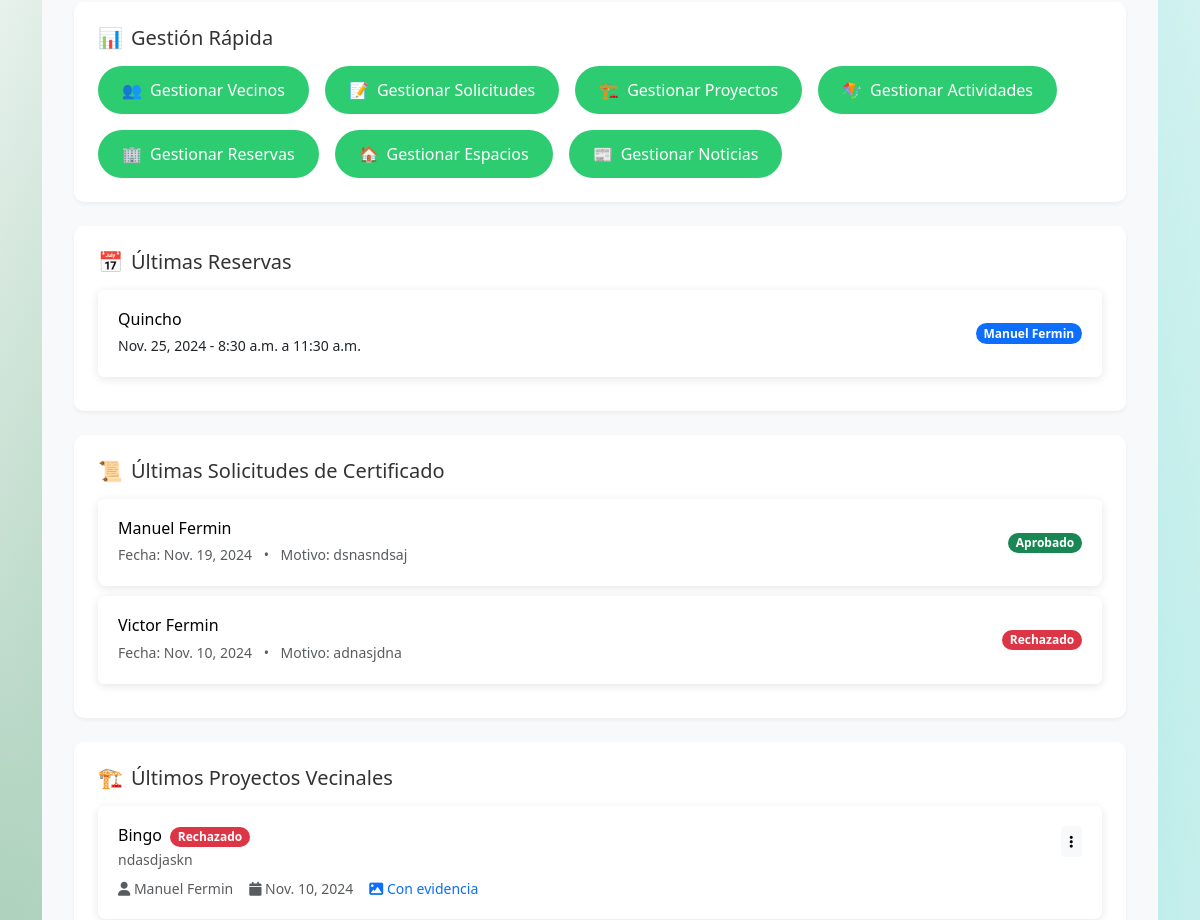
The app's page /inicio/ (signed in, middle part), older data.
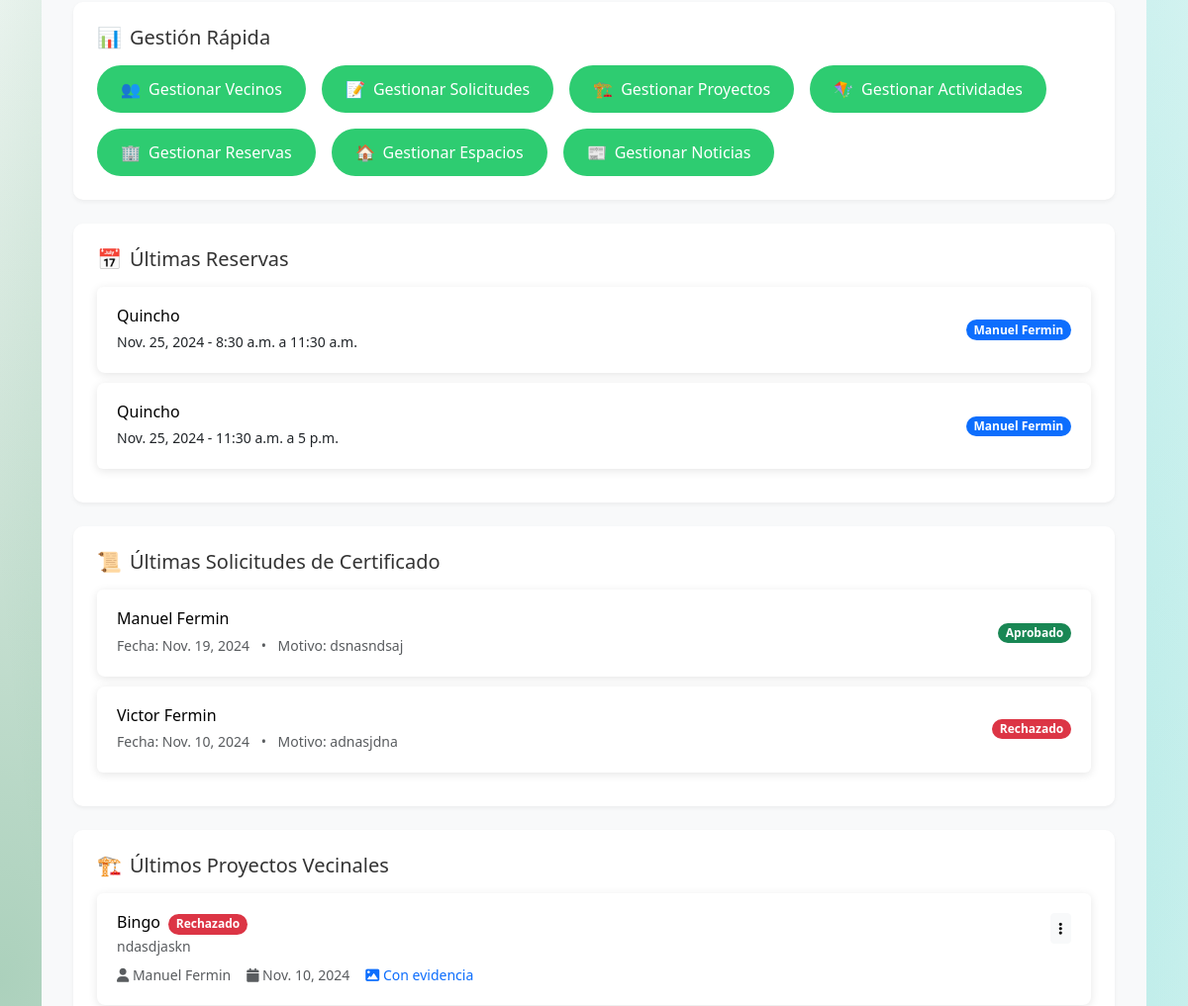
The same page, newer data.
### junta_vecinos/models.py (models this page shows, shortened)
class Reserva(models.Model):
    usuario = models.ForeignKey(User, on_delete=models.CASCADE)
    espacio = models.ForeignKey(Espacio, on_delete=models.CASCADE)
    fecha = models.DateField()
    hora_inicio = models.TimeField()
    hora_fin = models.TimeField()
    monto_pagado = models.DecimalField(max_digits=10, decimal_places=2, default=Decimal('0.00'))  # Agrega este campo

class Espacio(models.Model):
    nombre = models.CharField(max_length=100)
    descripcion = models.TextField()
    capacidad = models.IntegerField()
    foto = models.ImageField(upload_to='espacios/', null=True, blank=True)
    ubicacion = models.CharField(max_length=200, default='Ubicación no disponible')
    precio_por_hora = models.DecimalField(max_digits=10, decimal_places=2)
    comuna = models.ForeignKey(AdministradorComuna, on_delete=models.CASCADE, related_name='espacios')

class SolicitudCertificado(models.Model):
    ESTADO_CHOICES = [
        ('Pendiente', 'Pendiente'),
        ('Aprobado', 'Aprobado'),
        ('Rechazado', 'Rechazado'),
    ]
    vecino = models.ForeignKey(Vecino, on_delete=models.CASCADE)  # Cambio aquí
    fecha_solicitud = models.DateField(auto_now_add=True)
    estado = models.CharField(max_length=10, choices=ESTADO_CHOICES, default='Pendiente')
    motivo = models.TextField()
    foto_carnet_frente = models.ImageField(upload_to='carnets/', blank=False, null=False)
    foto_carnet_atras = models.ImageField(upload_to='carnets/', blank=False, null=False)
    documento_residencia = models.FileField(upload_to='documentos_residencia/', blank=False, null=False)

class Vecino(models.Model):
    COMUNA_CHOICES = [
        ('ÑUÑOA', 'Ñuñoa'),
        ('PUENTE_ALTO', 'Puente Alto'),
        ('LA_FLORIDA', 'La Florida'),
    ]
    user = models.OneToOneField(User, on_delete=models.CASCADE)
    nombres = models.CharField(max_length=255)
    apellidos = models.CharField(max_length=255)
    direccion = models.CharField(max_length=255)
    telefono = models.CharField(max_length=15)
    fecha_nacimiento = models.DateField()
    rut = models.CharField(max_length=12, unique=True)
    comuna = models.CharField(max_length=20, choices=COMUNA_CHOICES, default='ÑUÑOA')
    administrador = models.ForeignKey(AdministradorComuna, on_delete=models.SET_NULL, null=True, related_name='vecinos')

class ProyectoVecinal(models.Model):
    ESTADO_CHOICES = [
        ('pendiente', 'Pendiente'),
        ('aprobado', 'Aprobado'),
        ('rechazado', 'Rechazado'),
    ]
    vecino = models.ForeignKey(Vecino, on_delete=models.CASCADE)
    propuesta = models.CharField(max_length=255)  # Cambiado de titulo a propuesta
    descripcion = models.TextField()
    fecha_postulacion = models.DateField(auto_now_add=True)
    estado = models.CharField(max_length=10, choices=ESTADO_CHOICES, default='pendiente')
    evidencia = models.ImageField(upload_to='evidencias/', blank=True, null=True)  # Campo evidencia
    razon_rechazo = models.TextField(null=True, blank=True)

### junta_vecinos/views.py (the view, shortened to what this page needs)
# urls.py: path('inicio/', views.index, name='index'),
@login_required
def index(request):
    vecinos = []
    total_vecinos = 0
    solicitudes = []
    total_solicitudes = 0
    postulaciones = []
    total_postulaciones = 0
    noticias = []
    total_noticias = 0
    espacios = []
    total_espacios = 0
    reservas = []
    total_reservas = 0
    comuna = ""
    certificado_estado = None  # Nueva variable para el estado del certificado
    if request.user.is_authenticated:
        if request.user.is_superuser:
            admin = AdministradorComuna.objects.get(user=request.user)
            comuna = admin.get_comuna_display()
            total_vecinos = Vecino.objects.filter(administrador=admin).count()
            vecinos = Vecino.objects.filter(administrador=admin)[:5]
            solicitudes = SolicitudCertificado.objects.filter(vecino__administrador=admin)
            total_solicitudes = solicitudes.count()
            solicitudes = solicitudes[:5]
            postulaciones = ProyectoVecinal.objects.filter(vecino__administrador=admin)
            total_postulaciones = postulaciones.count()
            postulaciones = postulaciones[:5]
            espacios = Espacio.objects.filter(comuna=admin)
            total_espacios = espacios.count()
            espacios = espacios[:5]
            reservas = Reserva.objects.filter(espacio__comuna=admin)
            total_reservas = reservas.count()  # Contar el total de reservas
            reservas = reservas[:5]
            noticias = Noticia.objects.filter(comuna=admin).order_by('-fecha_publicacion')[:5]
            total_noticias = noticias.count()
    return render(request, 'junta_vecinos/index.html', {
        'vecinos': vecinos,
        'total_vecinos': total_vecinos,
        'solicitudes': solicitudes,
        'total_solicitudes': total_solicitudes,
        'postulaciones': postulaciones,
        'total_postulaciones': total_postulaciones,
        'noticias': noticias,
        'total_noticias': total_noticias,
        'espacios': espacios,
        'total_espacios': total_espacios,
        'reservas': reservas,
        'total_reservas': total_reservas,
        'comuna': comuna,
        'certificado_estado': certificado_estado  # Añadir la nueva variable al contexto
    })

### junta_vecinos/templates/junta_vecinos/index.html (shortened to what the changed rows need)
{% extends 'junta_vecinos/base.html' %}
{% load static %}
{% load humanize %}
{% block content %}
<div class="dashboard-container {% if user.is_superuser %}admin-theme{% else %}vecino-theme{% endif %}">
    {% if user.is_authenticated %}
        {% if user.is_superuser %}
            <div class="section-card fade-in">
                <h2 class="section-title">
                    <span>📊</span> Gestión Rápida
                </h2>
            </div>
            <div class="section-card fade-in">
                <h2 class="section-title">
                    <span>📅</span> Últimas Reservas
                </h2>
                <div class="list-group">
                    {% for reserva in reservas %}
                        <div class="list-group-item loading-effect">
                            <div class="d-flex justify-content-between align-items-center">
                                <div>
                                    <h6 class="mb-1">{{ reserva.espacio.nombre }}</h6>
                                    <small>{{ reserva.fecha }} - {{ reserva.hora_inicio }} a {{ reserva.hora_fin }}</small>
                                </div>
                                <span class="badge bg-primary rounded-pill">
                                    {{ reserva.usuario.first_name }} {{ reserva.usuario.last_name }}
                                </span>
                            </div>
                        </div>
                    {% endfor %}
                </div>
            </div>
            <div class="section-card fade-in">
                <h2 class="section-title">
                    <span>📜</span> Últimas Solicitudes de Certificado
                </h2>
                <div class="list-group">
                    {% for solicitud in solicitudes %}
                        <div class="list-group-item loading-effect">
                            <div class="d-flex justify-content-between align-items-center">
                                <div>
                                    <h6 class="mb-1">{{ solicitud.vecino.nombres }} {{ solicitud.vecino.apellidos }}</h6>
                                    <small class="text-muted">
                                        Fecha: {{ solicitud.fecha_solicitud }}
                                        <span class="mx-2">•</span>
                                        Motivo: {{ solicitud.motivo|truncatechars:50 }}
                                    </small>
                                </div>
                                <span class="badge {% if solicitud.estado == 'Pendiente' %}bg-warning{% elif solicitud.estado == 'Aprobado' %}bg-success{% else %}bg-danger{% endif %} rounded-pill">
                                    {{ solicitud.estado }}
                                </span>
                            </div>
                        </div>
                    {% empty %}
                        <div class="list-group-item text-center text-muted">
                            No hay solicitudes recientes
                        </div>
                    {% endfor %}
                </div>
            </div>
            <div class="section-card fade-in">
                <h2 class="section-title">
                    <span>🏗️</span> Últimos Proyectos Vecinales
                </h2>
                <div class="list-group">
                    {% for proyecto in postulaciones %}
                        <div class="list-group-item loading-effect">
                            <div class="d-flex justify-content-between align-items-start">
                                <div>
                                    <div class="d-flex align-items-center gap-2">
                                        <h6 class="mb-1">{{ proyecto.propuesta }}</h6>
                                        <span class="badge {% if proyecto.estado == 'pendiente' %}bg-warning{% elif proyecto.estado == 'aprobado' %}bg-success{% else %}bg-danger{% endif %} rounded-pill">
                                            {{ proyecto.get_estado_display }}
                                        </span>
                                    </div>
                                    <p class="mb-1 text-muted small">{{ proyecto.descripcion|truncatechars:100 }}</p>
                                    <div class="d-flex align-items-center gap-3 mt-2">
                                        <small class="text-muted">
                                            <i class="fas fa-user"></i> {{ proyecto.vecino.nombres }} {{ proyecto.vecino.apellidos }}
                                        </small>
                                        <small class="text-muted">
                                            <i class="fas fa-calendar"></i> {{ proyecto.fecha_postulacion }}
                                        </small>
                                        {% if proyecto.evidencia %}
                                            <small class="text-primary">
                                                <i class="fas fa-image"></i> Con evidencia
                                            </small>
                                        {% endif %}
                                    </div>
                                </div>
                                <div class="ms-3">
                                    <div class="dropdown">
                                        <button class="btn btn-sm btn-light" type="button" data-bs-toggle="dropdown" aria-expanded="false">
                                            <i class="fas fa-ellipsis-v"></i>
                                        </button>
                                    </div>
                                </div>
                            </div>
                        </div>
                    {% empty %}
                        <div class="list-group-item text-center text-muted">
                            No hay proyectos recientes
                        </div>
                    {% endfor %}
                </div>
            </div>
        {% endif %}
    {% endif %}
</div>
{% endblock %}

Row changes from the older to the newer data that the page shows:
added Reserva: espacio.nombre "Quincho", fecha "Nov. 25, 2024", hora_inicio "11:30 a.m.", hora_fin "5 p.m.", usuario.first_name "Manuel", usuario.last_name "Fermin"
